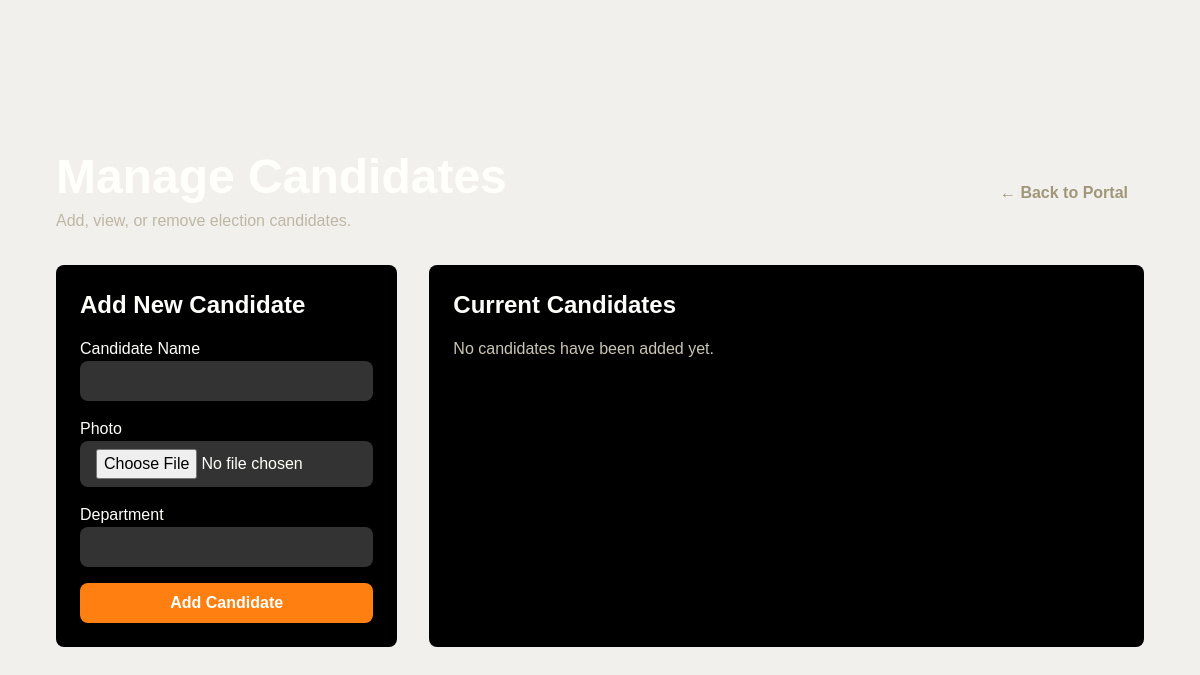
The app's page /officer/manage-candidates/ (signed in), older data.
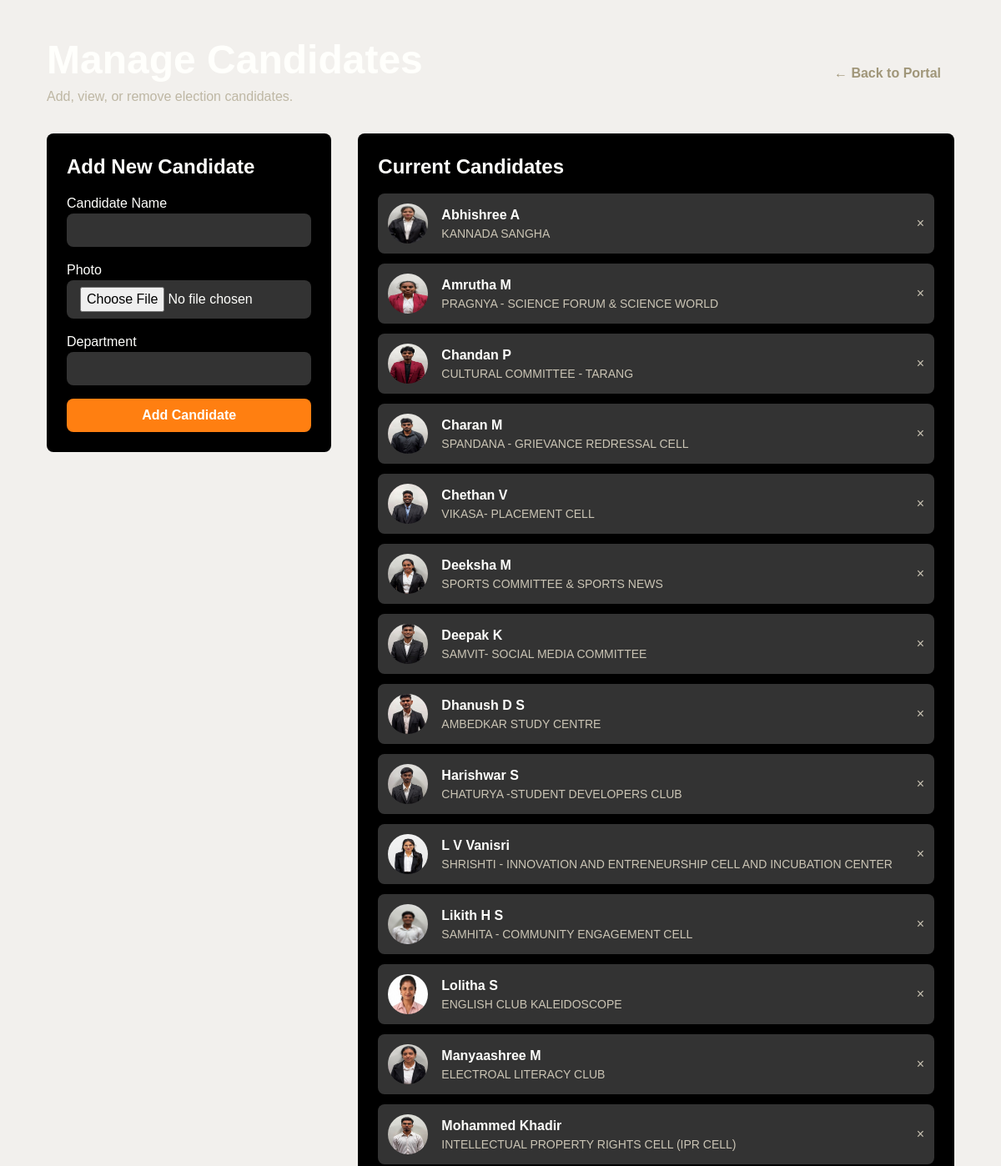
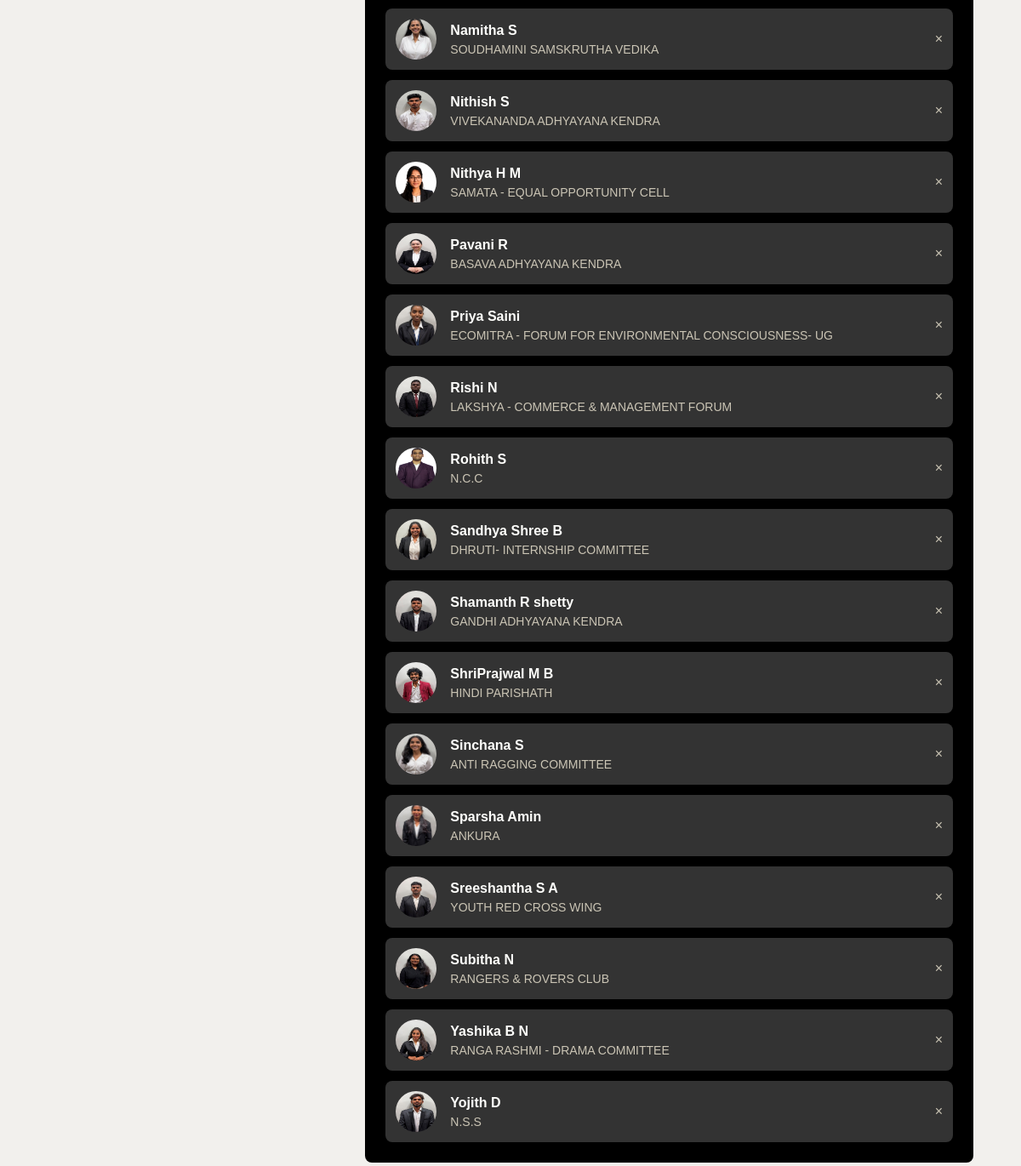
The same page, newer data (2 pictures, top to bottom).
### core/models.py (models this page shows, shortened)
class Candidate(models.Model):
    university = models.ForeignKey(University, on_delete=models.CASCADE, related_name='candidates')
    name = models.CharField(max_length=200)
    photo_url = models.ImageField(upload_to='candidates/', max_length=500)
    forum = models.CharField(max_length=200)
    vote_count = models.PositiveIntegerField(default=0)
    class Meta:
        ordering = ['-vote_count', 'name']
        unique_together = ('university', 'forum')

### core/views.py (the view)
# urls.py: path('officer/manage-candidates/', views.manage_candidates_view, name='manage_candidates'), # <-- ADD
@login_required(login_url='officer_login')
@user_passes_test(is_superuser, login_url='officer_login')
def manage_candidates_view(request):
    university = get_current_university(request)
    candidates = Candidate.objects.filter(university=university).order_by('name')
    form = CandidateForm()
    context = {
        'candidates': candidates,
        'form': form
    }
    return render(request, 'manage_candidates.html', context)

### core/forms.py
class CandidateForm(forms.ModelForm):
    class Meta:
        model = Candidate
        fields = ['name', 'photo_url', 'forum']
        widgets = {
            'name': forms.TextInput(attrs={'class': 'w-full px-4 py-2 bg-black-600 rounded-lg focus:ring-orange_wheel'}),
            'photo_url': forms.ClearableFileInput(attrs={'class': 'w-full px-4 py-2 bg-black-600 rounded-lg focus:ring-orange_wheel'}),
            'forum': forms.TextInput(attrs={'class': 'w-full px-4 py-2 bg-black-600 rounded-lg focus:ring-orange_wheel'}),
        }
        labels = {
            'forum': 'Department',
        }

### core/views.py (called while the page is built)
def is_superuser(user):
    return user.is_superuser

def get_current_university(request):
    if request.user.is_authenticated:
        try:
            profile = Profile.objects.select_related('university').get(user=request.user)
            return profile.university
        except Profile.DoesNotExist:
            pass
    return University.objects.first()

### templates/manage_candidates.html (shortened to what this page needs)
{% extends 'base.html' %}
{% block content %}
<div class="w-full max-w-6xl mx-auto p-4 md:p-8">
    <div class="flex justify-between items-center mb-8">
        <div>
            <h1 class="text-3xl md:text-5xl font-semibold text-baby_powder">Manage Candidates</h1>
            <p class="text-khaki mt-2">Add, view, or remove election candidates.</p>
        </div>
        <a href="{% url 'officer_portal' %}" class="py-2 px-4 rounded-lg text-khaki-400 font-semibold hover:bg-black-500 hover:text-baby_powder transition-colors">
            &larr; Back to Portal
        </a>
    </div>
    <div class="grid grid-cols-1 lg:grid-cols-3 gap-8">
        <div class="lg:col-span-1 bg-black-500 rounded-lg p-6 h-fit">
            <h2 class="text-2xl font-semibold text-baby_powder mb-4">Add New Candidate</h2>
            <form action="{% url 'add_candidate' %}" method="post" enctype="multipart/form-data" class="space-y-4 text-baby_powder">
                <div>
                    <label for="{{ form.name.id_for_label }}">Candidate Name</label>
                    {{ form.name }}
                </div>
                <div>
                    <label for="{{ form.photo_url.id_for_label }}">Photo</label>
                    {{ form.photo_url }}
                </div>
                <div>
                    <label for="{{ form.forum.id_for_label }}">Department</label>
                    {{ form.forum }}
                </div>
                <button type="submit" class="w-full mt-4 py-2 px-4 bg-orange_wheel hover:bg-coquelicot rounded-lg text-baby_powder font-semibold">
                    Add Candidate
                </button>
            </form>
        </div>
        <div class="lg:col-span-2 bg-black-500 rounded-lg p-6">
            <h2 class="text-2xl font-semibold text-baby_powder mb-4">Current Candidates</h2>
            <div class="space-y-3">
                {% for candidate in candidates %}
                <div class="flex items-center bg-black-600 p-3 rounded-lg">
                    <img src="{{ candidate.photo_url.url }}" class="w-12 h-12 rounded-full object-cover mr-4">
                    <div class="flex-grow">
                        <p class="font-semibold text-baby_powder">{{ candidate.name }}</p>
                        <p class="text-sm text-khaki-600">{{ candidate.forum }}</p>
                    </div>
                    <form action="{% url 'delete_candidate' candidate.pk %}" method="post" onsubmit="return confirm('Are you sure you want to delete this candidate?');">
                        <button type="submit" class="text-khaki-600 hover:text-red-500">&times;</button>
                    </form>
                </div>
                {% empty %}
                <p class="text-khaki-600">No candidates have been added yet.</p>
                {% endfor %}
            </div>
        </div>
    </div>
</div>
{% endblock %}

Row changes from the older to the newer data that the page shows:
added Candidate: photo_url (picture), name "Abhishree A", forum "KANNADA SANGHA"
added Candidate: photo_url (picture), name "Amrutha M", forum "PRAGNYA - SCIENCE FORUM & SCIENCE WORLD"
added Candidate: photo_url (picture), name "Chandan P", forum "CULTURAL COMMITTEE - TARANG"
added Candidate: photo_url (picture), name "Charan M", forum "SPANDANA - GRIEVANCE REDRESSAL CELL"
added Candidate: photo_url (picture), name "Chethan V", forum "VIKASA- PLACEMENT CELL"
added Candidate: photo_url (picture), name "Deeksha M", forum "SPORTS COMMITTEE & SPORTS NEWS"
added Candidate: photo_url (picture), name "Deepak K", forum "SAMVIT- SOCIAL MEDIA COMMITTEE"
added Candidate: photo_url (picture), name "Dhanush D S", forum "AMBEDKAR STUDY CENTRE"
added Candidate: photo_url (picture), name "Harishwar S", forum "CHATURYA -STUDENT DEVELOPERS CLUB"
added Candidate: photo_url (picture), name "L V Vanisri", forum "SHRISHTI - INNOVATION AND ENTRENEURSHIP CELL AND INCUBATION CENTER"
added Candidate: photo_url (picture), name "Likith H S", forum "SAMHITA - COMMUNITY ENGAGEMENT CELL"
added Candidate: photo_url (picture), name "Lolitha S", forum "ENGLISH CLUB KALEIDOSCOPE"
added Candidate: photo_url (picture), name "Manyaashree M", forum "ELECTROAL LITERACY CLUB"
added Candidate: photo_url (picture), name "Mohammed Khadir", forum "INTELLECTUAL PROPERTY RIGHTS CELL (IPR CELL)"
added Candidate: photo_url (picture), name "Namitha S", forum "SOUDHAMINI SAMSKRUTHA VEDIKA"
added Candidate: photo_url (picture), name "Nithish S", forum "VIVEKANANDA ADHYAYANA KENDRA"
added Candidate: photo_url (picture), name "Nithya H M", forum "SAMATA - EQUAL OPPORTUNITY CELL"
added Candidate: photo_url (picture), name "Pavani R", forum "BASAVA ADHYAYANA KENDRA"
added Candidate: photo_url (picture), name "Priya Saini", forum "ECOMITRA - FORUM FOR ENVIRONMENTAL CONSCIOUSNESS- UG"
added Candidate: photo_url (picture), name "Rishi N", forum "LAKSHYA - COMMERCE & MANAGEMENT FORUM"
added Candidate: photo_url (picture), name "Rohith S", forum "N.C.C"
added Candidate: photo_url (picture), name "Sandhya Shree B", forum "DHRUTI- INTERNSHIP COMMITTEE"
added Candidate: photo_url (picture), name "Shamanth R shetty", forum "GANDHI ADHYAYANA KENDRA"
added Candidate: photo_url (picture), name "ShriPrajwal M B", forum "HINDI PARISHATH"
added Candidate: photo_url (picture), name "Sinchana S", forum "ANTI RAGGING COMMITTEE"
added Candidate: photo_url (picture), name "Sparsha Amin", forum "ANKURA"
added Candidate: photo_url (picture), name "Sreeshantha S A", forum "YOUTH RED CROSS WING"
added Candidate: photo_url (picture), name "Subitha N", forum "RANGERS & ROVERS CLUB"
added Candidate: photo_url (picture), name "Yashika B N", forum "RANGA RASHMI - DRAMA COMMITTEE"
added Candidate: photo_url (picture), name "Yojith D", forum "N.S.S"
Text that changed along with them:
text no longer shown: "No candidates have been added yet."
